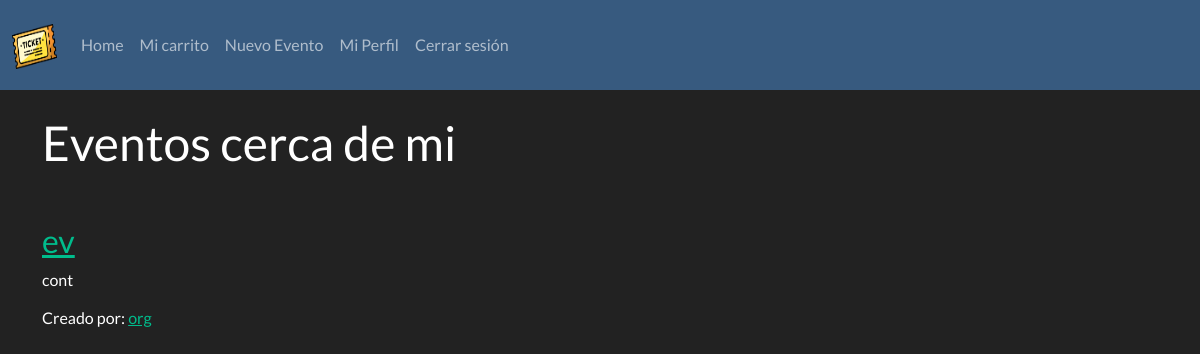
The page / (signed in) on the database as committed earlier.
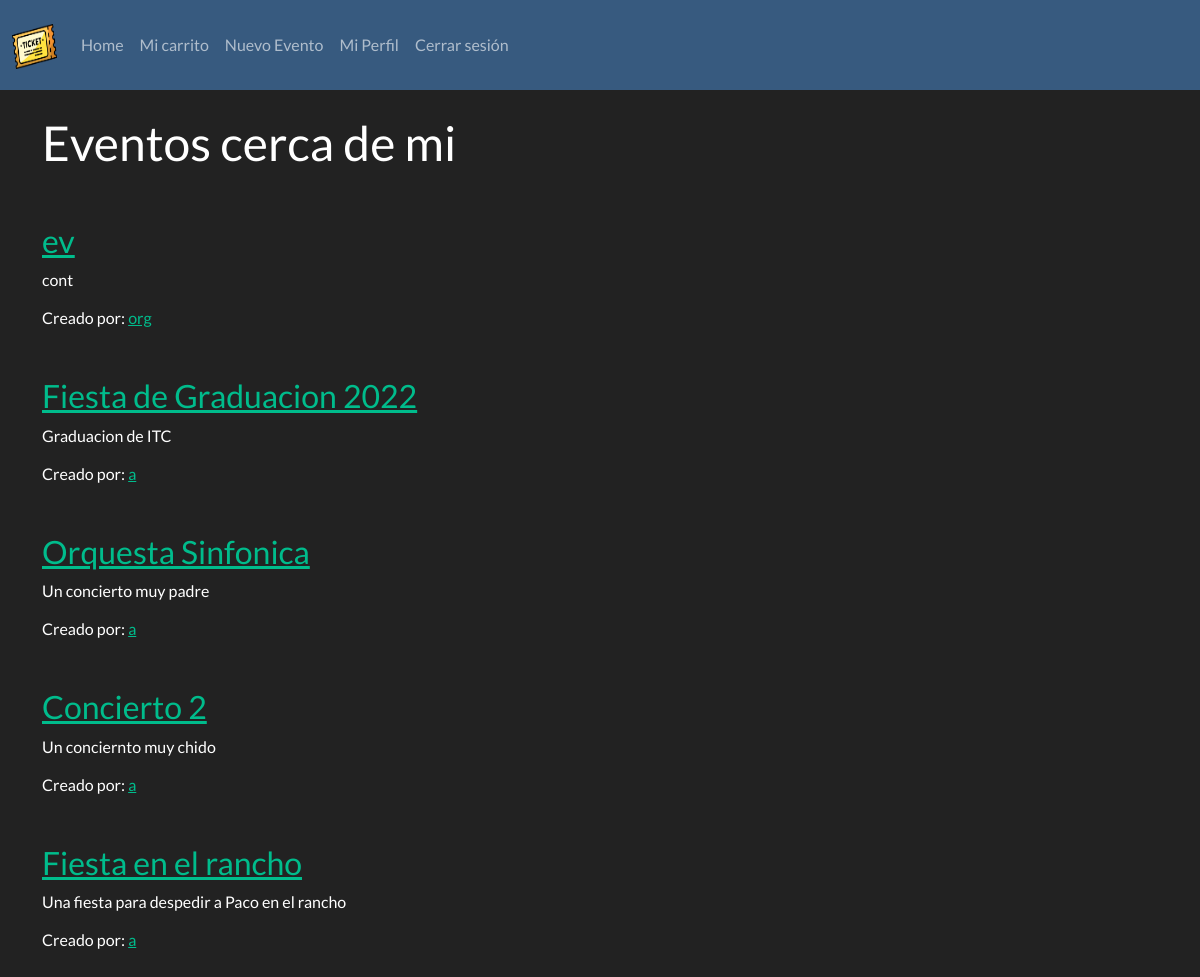
The same page on the database as committed later.
### app/models.py (models this page shows, shortened)
class Evento(db.Model):
	id = db.Column(db.Integer, primary_key=True)
	nombre = db.Column(db.String(320), nullable=False)
	descripcion = db.Column(db.Text)
	fecha = db.Column(db.DateTime, nullable=False)
	user_id = db.Column(db.Integer, db.ForeignKey('user.id'), nullable=False)
	precio_general = db.Column(db.Float)
	precio_vip = db.Column(db.Float)
	@hybrid_property
	def organizador(self):
		return User.query.filter_by(id=self.user_id).first()

class User(db.Model, UserMixin):
	id = db.Column(db.Integer, primary_key=True)
	nombre = db.Column(db.String(320), nullable=False)
	username = db.Column(db.String(25), unique=True, nullable=False)
	email = db.Column(db.String(320), unique=True, nullable=False)
	password = db.Column(db.String(25), nullable=False)
	@hybrid_property
	def tipo(self):
		if Comprador.query.filter_by(id=self.id).first():
			return "Comprador"
		elif Organizador.query.filter_by(id=self.id).first():
			return "Organizador"

### app/routes.py (the view)
@app.route('/')
@login_required
def home():
	events = Evento.query.all()
	return render_template('index.html', username=current_user.username, events=events)

### app/models.py (called while the page is built)
@login_manager.user_loader
def load_user(user_id):
	return User.query.get(int(user_id))

### app/templates/index.html (shortened to what this page needs)
{% extends 'layout.html' %}
{% block body %}
<br>
	<h1>Eventos cerca de mi</h1>
	<div class="event-list">
		{% for evento in events %}
			<div class="event-summary">
				<h3><a href="{{ url_for('evento', evento_id=evento.id) }}">{{ evento.nombre }}</a></h3>
				<p>{{ evento.descripcion }}</p>
				<h6>Creado por: <a href="{{ url_for('profile', username=evento.organizador.username) }}">{{ evento.organizador.nombre }}</a></h3>
			</div>
		{% endfor %}
	</div>
<br>
{% endblock %}

### app/templates/layout.html (shortened to what this page needs)
<!DOCTYPE html>
<html lang="en">
<head>
    <link rel="stylesheet" href="https://bootswatch.com/5/darkly/bootstrap.min.css">
    <link rel= "stylesheet" type= "text/css" href= "{{ url_for('static',filename='styles/main.css') }}">
</head>
<body>
    <nav class="navbar navbar-expand-lg navbar-dark bg-primary">
        <div class="container-fluid">
          <a class="navbar-brand" href="{{ url_for('home') }}">
            <img src="{{ url_for('static', filename = 'assets/logo.png') }}" alt="" width="45" height="45" class="d-inline-block align-text-top">
          </a>
          <div class="collapse navbar-collapse" id="navbarSupportedContent">
            <ul class="navbar-nav me-auto mb-2 mb-lg-0">
              <li class="nav-item">
                <a class="nav-link" href="{{ url_for('home') }}">Home</a>
              </li>
              <li class="nav-item">
                <a class="nav-link" href="{{ url_for('carrito') }}">Mi carrito</a>
              </li>
              {% if current_user.tipo == "Organizador" %}
                <li class="nav-item">
                  <a class="nav-link" href="{{ url_for('nuevo_evento') }}">Nuevo Evento</a>
                </li>
              {% endif %}
              {% if current_user.is_authenticated %}
                <li class="nav-item">
                  <a class="nav-link" href="{{ url_for('profile', username=current_user.username) }}">Mi Perfil</a>
                </li>
                <li class="nav-item">
                  <a class="nav-link" href="{{ url_for('logout') }}">Cerrar sesión</a>
                </li>
              {% endif %}
              </ul>
          </div>
        </div>
      </nav>
    <div class="container">
    {% block body %}
    {% endblock %}
    </div>
</body>
</html>

### app/static/styles/main.css (style rules this page uses)
.event-list { margin-top: 50px; }
.event-summary { margin-top: 40px; margin-bottom: 50px; }

Rows that differ between the two databases and show on the page:
added Evento: nombre "Fiesta de Graduacion 2022", descripcion "Graduacion de ITC", organizador.nombre "a"
added Evento: nombre "Orquesta Sinfonica", descripcion "Un concierto muy padre", organizador.nombre "a"
added Evento: nombre "Concierto 2", descripcion "Un conciernto muy chido", organizador.nombre "a"
added Evento: nombre "Fiesta en el rancho", descripcion "Una fiesta para despedir a Paco en el rancho", organizador.nombre "a"
